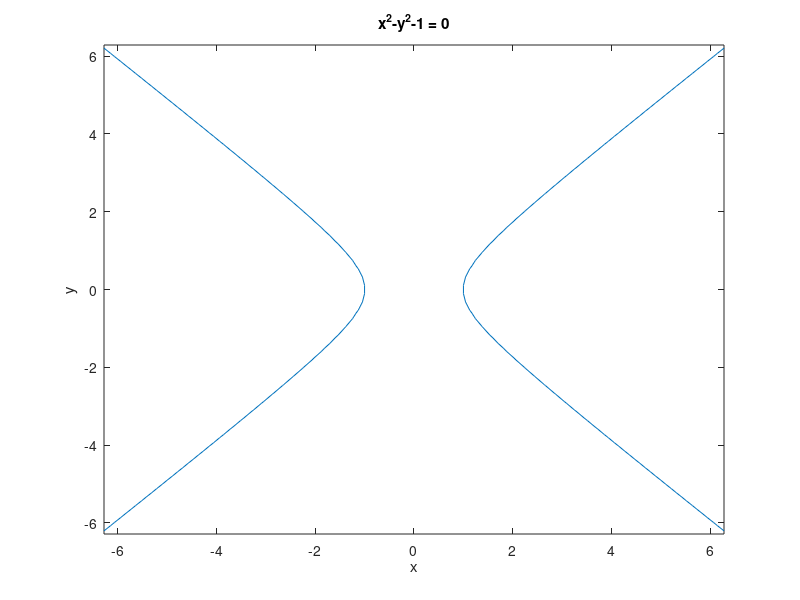

Write the MATLAB code that produced this figure.
% ejemplo 4



%%ezplot('-(1+t^2)/(1-t^2)','(2*t)/(1-t^2)');
%%hold
%%ezplot('27*t^2-239*t-116/6*t^2+81*t+165','9*t^2+96*t-33/6*t^2+18*t+165');

ezplot('x^2-y^2-1')